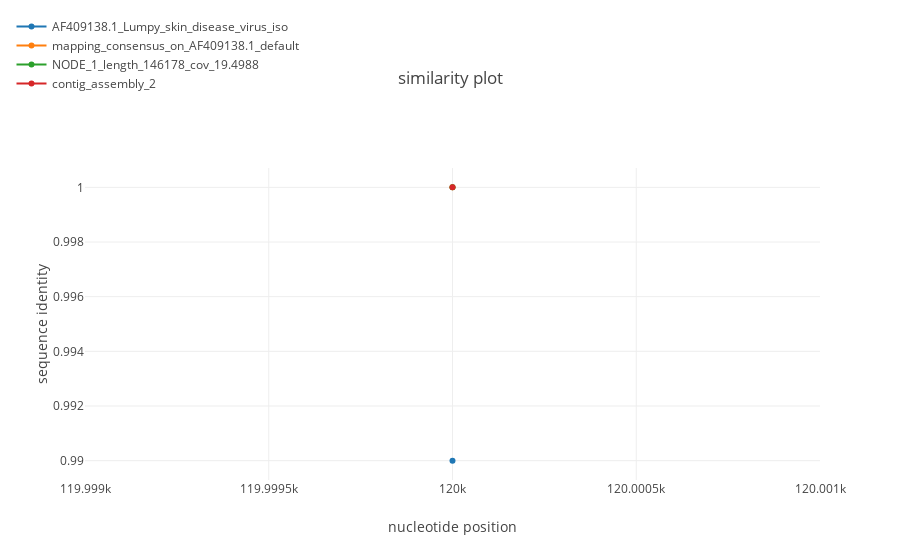

Source (notebook cell):
### Code cell
simgen("../for_recan_lsdv.fasta", window=500, shift=100, pot_rec=2, region=(120000, 150000))

### Figure 1 — Plotly figure (JSON) as saved in the notebook; plotly's stock layout.template omitted (floating-point values rounded to 4 significant figures; data arrays with more than 128 entries replaced by an {"elided": "..."} marker saying what was removed)
{"data": [{"name": "AF409138.1_Lumpy_skin_disease_virus_iso", "type": "scatter", "uid": "9ef6e99e-971f-11e8-b517-d46a6a82ea71", "x": [120000], "y": {"elided": "258 float values"}}, {"name": "mapping_consensus_on_AF409138.1_default", "type": "scatter", "uid": "9ef6e99f-971f-11e8-a682-d46a6a82ea71", "x": [120000], "y": {"elided": "258 float values"}}, {"name": "NODE_1_length_146178_cov_19.4988", "type": "scatter", "uid": "9ef6e9a0-971f-11e8-9488-d46a6a82ea71", "x": [120000], "y": {"elided": "258 float values"}}, {"name": "contig_assembly_2", "type": "scatter", "uid": "9ef6e9a1-971f-11e8-9cb6-d46a6a82ea71", "x": [120000], "y": {"elided": "258 float values"}}], "layout": {"legend": {"x": -0.1, "y": 1.5}, "title": "similarity plot", "xaxis": {"title": "nucleotide position"}, "yaxis": {"title": "sequence identity"}}}
